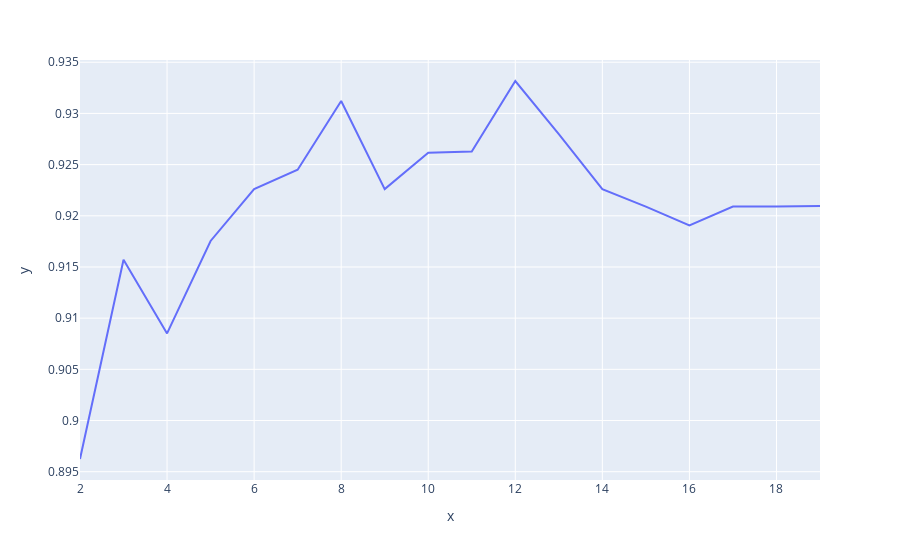

Notebook code for this chart:
### Code cell
import numpy as np

scores=[]
for k in range(2,20):
    pipe = Pipeline([('scaler', RobustScaler()), ('knn', KNeighborsClassifier(n_neighbors= k))])
    
    valid_scores=[]
    # fold 1
    X_train = pd.concat([X_1, X_2, X_3, X_4])
    y_train = pd.concat([y_1, y_2, y_3, y_4])
    pipe.fit(X_train, y_train)
    valid_scores.append(pipe.score(X_5, y_5))

    # fold 2
    X_train = pd.concat([X_2, X_3, X_4, X_5])
    y_train = pd.concat([y_2, y_3, y_4, y_5])
    pipe.fit(X_train, y_train)
    valid_scores.append(pipe.score(X_1, y_1))

    # fold 3
    X_train = pd.concat([X_3, X_4, X_5, X_1])
    y_train = pd.concat([y_3, y_4, y_5, y_1])
    pipe.fit(X_train, y_train)
    valid_scores.append(pipe.score(X_2, y_2))

    # fold 4
    X_train = pd.concat([X_4, X_5, X_1, X_2])
    y_train = pd.concat([y_4, y_5, y_1, y_2])
    pipe.fit(X_train, y_train)
    valid_scores.append(pipe.score(X_3, y_3))

    # fold 5
    X_train = pd.concat([X_5, X_1, X_2, X_3])
    y_train = pd.concat([y_5, y_1, y_2, y_3])
    pipe.fit(X_train, y_train)
    valid_scores.append(pipe.score(X_4, y_4))

    scores.append(np.mean(valid_scores))

px.line(x=range(2,20), y=scores)

### Figure 1 — Plotly figure (JSON) as saved in the notebook; plotly's stock layout.template omitted (floating-point values rounded to 4 significant figures)
{"data": [{"hovertemplate": "x=%{x}<br>y=%{y}<extra></extra>", "legendgroup": "", "line": {"color": "#636efa", "dash": "solid"}, "marker": {"symbol": "circle"}, "mode": "lines", "name": "", "orientation": "v", "showlegend": false, "type": "scatter", "x": [2, 3, 4, 5, 6, 7, 8, 9, 10, 11, 12, 13, 14, 15, 16, 17, 18, 19], "xaxis": "x", "y": [0.8962, 0.9157, 0.9085, 0.9175, 0.9226, 0.9245, 0.9312, 0.9226, 0.9261, 0.9263, 0.9332, 0.928, 0.9226, 0.9209, 0.9191, 0.9209, 0.9209, 0.921], "yaxis": "y"}], "layout": {"legend": {"tracegroupgap": 0}, "margin": {"t": 60}, "xaxis": {"anchor": "y", "domain": [0, 1], "title": {"text": "x"}}, "yaxis": {"anchor": "x", "domain": [0, 1], "title": {"text": "y"}}}}
